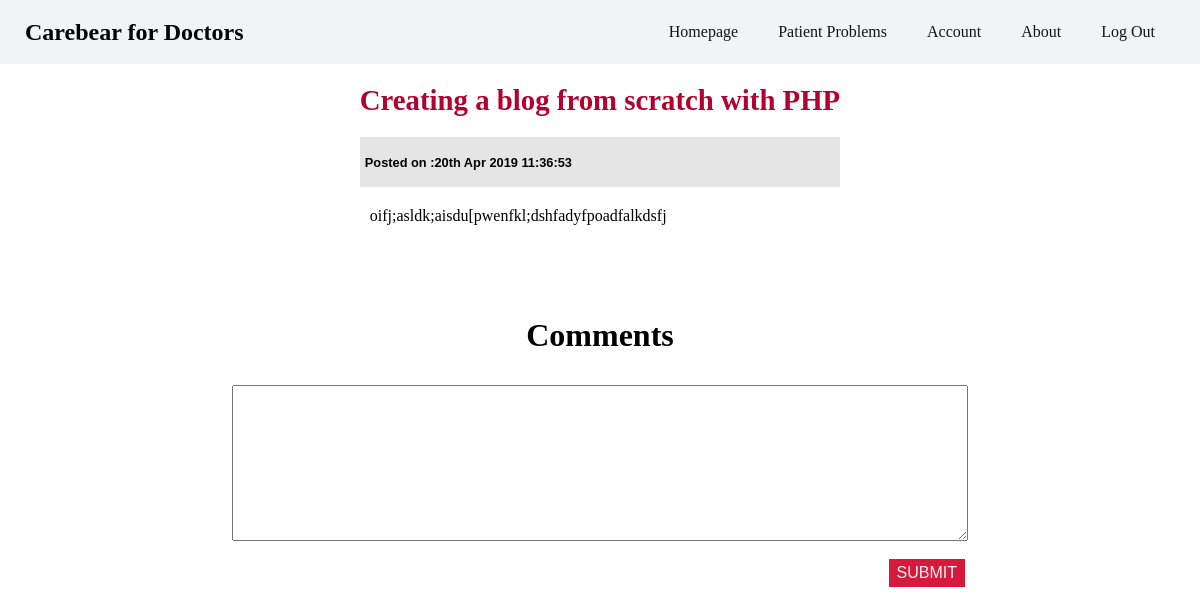
Page /pages/viewpost.php?id=10 (signed in) on the committed database.
### tables this page shows
CREATE TABLE `posts` (
  `post_id` int(10) UNSIGNED NOT NULL,
  `post_author` varchar(255) DEFAULT NULL,
  `post_title` varchar(255) DEFAULT NULL,
  `post_content` text DEFAULT NULL,
  `post_date` datetime DEFAULT NULL,
  `post_img` varchar(255) DEFAULT NULL
);

### pages/viewpost.php (the view, shortened to what this page needs)
<?php
require '../config.php';
require 'header.php';
?>
<main>
  <div class="viewpost-container">
    <?php
    $postID = $_GET['id'];
    $sql = 'SELECT * FROM posts WHERE post_id=?';
    $stmt = mysqli_stmt_init($conn);
    if (!mysqli_stmt_prepare($stmt, $sql)) {
      header("Location: ../pages/error.php?error=mysqlerror");
      exit();
    } else {
      mysqli_stmt_bind_param($stmt, 's', $postID);
      mysqli_stmt_execute($stmt);
      $result = mysqli_stmt_get_result($stmt);
      echo '<div class="article">';
      while ($row = mysqli_fetch_assoc($result)) {
        echo '<div class="post-title">';
        echo '<h2><a href="viewpost.php?id=' . $row['post_id'] . '">' . $row['post_title'] . '</a></h2>';
        echo '</div>';
        echo '<div class="post-date">';
        echo '<p>Posted on :' . date('jS M Y H:i:s', strtotime($row['post_date'])) . '</p>';
        echo '</div>';
        echo '<div class="post-content">';
        echo $row['post_content'];
        echo '</div>';
      }
      echo '</div>';
      echo '<div class="comment-title">';
      echo '<h1>Comments</h1>';
      echo '</div>';
    }
    ?>
    <div class="addcomment-form">
      <form action="../includes/addcomment.inc.php" class="post-form" method="post">
        <textarea name="cmntContent" id="add-textarea" rows="10"></textarea>
        <br>
        <button type="submit" name="cmnt-submit">Submit</button>
      </form>
    </div>
  </div>
</main>

### css/homepage.css (style rules this page uses)
body { margin: 0; padding: 0; box-sizing: border-box; display: grid; grid-template-rows: 8vh 92vh; }
main { grid-row: 2; }
.post-date { background: rgba(0, 0, 0, 0.1); font-size: .8em; font-family: Impact, Haettenschweiler, 'Arial Narrow Bold', sans-serif; font-weight: bold; padding: 5px; }
.post-content { padding: 20px 10px; margin-bottom: 50px; }
.viewpost-container { display: grid; grid-template-columns: 1fr 740px 1fr; justify-items: center; }
.viewpost-container>* { grid-column: 2; }
.addcomment-form { margin: 5px; padding: 0; height: auto; width: 100%; }
.addcomment-form textarea { width: 100%; }
.addcomment-form form { margin: 5px; display: grid; grid-template-columns: 1fr; align-items: center; justify-items: center; }
.addcomment-form button { justify-self: end; text-transform: uppercase; outline: 0; background: #d61a3c; border: 0; padding: .3em .5em; color: #f2f3f4; font-size: 1em; cursor: pointer; }
.post-title h2 a { text-decoration: none; color: #b2022f; font-size: 1.2em; }

### rows in the picture
posts: post_title "Creating a blog from scratch with PHP", post_date "20th Apr 2019 11:36:53", post_content "oifj;asldk;aisdu[pwenfkl;dshfadyfpoadfalkdsfj"
